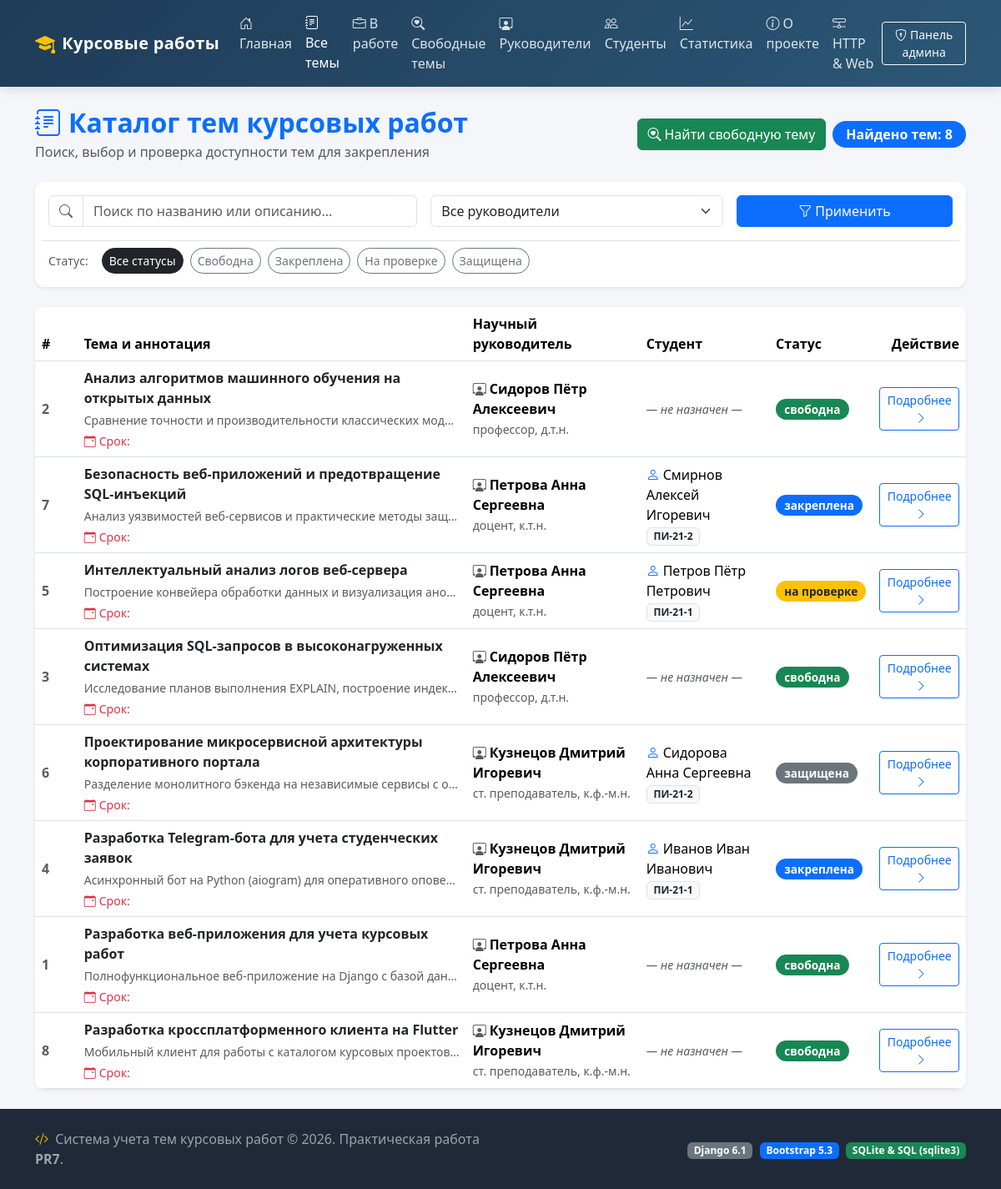
The app's page /coursework/topics/ with its own data.
### coursework/views.py (the view)
# urls.py: path("topics/", views.topic_list, name="topic_list"),
def topic_list(request: HttpRequest) -> HttpResponse:
    query = request.GET.get("q", "").strip()
    status_filter = request.GET.get("status", "").strip()
    supervisor_filter = request.GET.get("supervisor", "").strip()
    conn = get_connection(DB_PATH)
    conn.row_factory = sqlite3.Row
    sql = """
        SELECT
            t.id,
            t.title,
            t.description,
            t.status,
            t.deadline,
            sv.id AS supervisor_id,
            sv.full_name AS supervisor_name,
            sv.degree AS supervisor_degree,
            sv.position AS supervisor_position,
            sv.email AS supervisor_email,
            s.id AS student_id,
            s.full_name AS student_name,
            s.group_name AS student_group,
            s.email AS student_email
        FROM topics t
        JOIN supervisors sv ON t.supervisor_id = sv.id
        LEFT JOIN students s ON t.student_id = s.id
        WHERE (? = '' OR t.title LIKE ? OR t.description LIKE ?)
          AND (? = '' OR t.status = ?)
          AND (? = '' OR t.supervisor_id = ?)
        ORDER BY t.title ASC;
    """
    like_q = f"%{query}%"
    params = [
        query,
        like_q,
        like_q,
        status_filter,
        status_filter,
        supervisor_filter,
        supervisor_filter,
    ]
    rows = conn.execute(sql, params).fetchall()
    supervisors_rows = conn.execute(
        "SELECT id, full_name, degree FROM supervisors ORDER BY full_name ASC"
    ).fetchall()
    conn.close()
    topics = [TopicItem(r) for r in rows]
    context = {
        "title": "Каталог тем курсовых работ",
        "topics": topics,
        "query": query,
        "current_status": status_filter,
        "current_supervisor": supervisor_filter,
        "statuses": STATUS_CHOICES,
        "supervisors": supervisors_rows,
        "total_found": len(topics),
    }
    return render(request, "coursework/topic_list.html", context)

### coursework/views.py (called while the page is built)
    @property
    def supervisor(self):
        if not self.supervisor_name:
            return None
        return {
            "id": self.supervisor_id,
            "full_name": self.supervisor_name,
            "degree": self.supervisor_degree,
            "position": self.supervisor_position,
            "email": self.supervisor_email,
        }

    @property
    def student(self):
        if not self.student_name:
            return None
        return {
            "id": self.student_id,
            "full_name": self.student_name,
            "group_name": self.student_group,
            "email": self.student_email,
        }

    @property
    def status_badge_class(self) -> str:
        mapping = {
            "свободна": "success",
            "закреплена": "primary",
            "на проверке": "warning text-dark",
            "защищена": "secondary",
        }
        return mapping.get(self.status, "info")

    @property
    def get_status_display(self) -> str:
        return self.status

    def __getitem__(self, key: str) -> Any:
        return self._row[key]

### db/database.py (called while the page is built)
def get_connection(db_path: str | Path | None = None) -> sqlite3.Connection:
    target_path = str(db_path) if db_path else DB_PATH
    os.makedirs(os.path.dirname(target_path), exist_ok=True)
    conn = sqlite3.connect(target_path)
    conn.execute("PRAGMA foreign_keys = ON")
    return conn

### templates/coursework/topic_list.html (shortened to what this page needs)
{% extends "base.html" %}
{% block content %}
<div class="d-flex flex-wrap justify-content-between align-items-center mb-4 gap-3">
    <div>
        <h2 class="fw-bold mb-1 text-primary">
            <i class="bi bi-journal-text me-2"></i>Каталог тем курсовых работ
        </h2>
        <p class="text-muted mb-0">Поиск, выбор и проверка доступности тем для закрепления</p>
    </div>
    <div class="d-flex flex-wrap gap-2 align-items-center">
        <a href="{% url 'coursework:available' %}" class="btn btn-success">
            <i class="bi bi-search-heart me-1"></i>Найти свободную тему
        </a>
        <span class="badge bg-primary fs-6 px-3 py-2 rounded-pill">
            Найдено тем: {{ total_found }}
        </span>
    </div>
</div>
<div class="card p-3 shadow-sm mb-4">
    <form method="get" action="{% url 'coursework:topic_list' %}" class="row g-3 align-items-center">
        <div class="col-md-5">
            <div class="input-group">
                <span class="input-group-text bg-white"><i class="bi bi-search text-muted"></i></span>
                <input type="text" name="q" value="{{ query }}" class="form-control" placeholder="Поиск по названию или описанию...">
            </div>
        </div>
        <div class="col-md-4">
            <select name="supervisor" class="form-select">
                <option value="">Все руководители</option>
            </select>
        </div>
        <div class="col-md-3 d-flex gap-2">
            <button type="submit" class="btn btn-primary w-100">
                <i class="bi bi-funnel me-1"></i>Применить
            </button>
        </div>
        <div class="col-12 pt-2 border-top">
            <div class="d-flex flex-wrap gap-2 align-items-center">
                <span class="text-muted small me-2">Статус:</span>
                <a href="?{% if query %}q={{ query }}&{% endif %}{% if current_supervisor %}supervisor={{ current_supervisor }}{% endif %}"
                   class="btn btn-sm {% if not current_status %}btn-dark{% else %}btn-outline-secondary{% endif %} rounded-pill">
                    Все статусы
                </a>
                {% for status_val, status_name in statuses %}
                <a href="?status={{ status_val }}{% if query %}&q={{ query }}{% endif %}{% if current_supervisor %}&supervisor={{ current_supervisor }}{% endif %}"
                   class="btn btn-sm {% if current_status == status_val %}btn-primary{% else %}btn-outline-secondary{% endif %} rounded-pill">
                    {{ status_name }}
                </a>
                {% endfor %}
            </div>
        </div>
    </form>
</div>
<div class="card shadow-sm">
    <div class="card-body p-0">
        <div class="table-responsive">
            <table class="table table-hover align-middle mb-0 table-custom">
                <thead>
                    <tr>
                        <th style="width: 5%;">#</th>
                        <th style="width: 40%;">Тема и аннотация</th>
                        <th style="width: 20%;">Научный руководитель</th>
                        <th style="width: 15%;">Студент</th>
                        <th style="width: 10%;">Статус</th>
                        <th style="width: 10%;" class="text-end">Действие</th>
                    </tr>
                </thead>
                <tbody>
                    {% for topic in topics %}
                    <tr>
                        <td class="fw-bold text-muted">{{ topic.id }}</td>
                        <td>
                            <a href="{% url 'coursework:topic_detail' topic.id %}" class="fw-bold text-decoration-none text-dark d-block mb-1">
                                {{ topic.title }}
                            </a>
                            {% if topic.description %}
                            <small class="text-muted d-block text-truncate" style="max-width: 450px;">
                                {{ topic.description }}
                            </small>
                            {% endif %}
                            {% if topic.deadline %}
                            <div class="small text-danger mt-1">
                                <i class="bi bi-calendar-event me-1"></i>Срок: {{ topic.deadline|date:"d.m.Y" }}
                            </div>
                            {% endif %}
                        </td>
                        <td>
                            <div><i class="bi bi-person-workspace text-muted me-1"></i><strong>{{ topic.supervisor.full_name }}</strong></div>
                            <small class="text-muted">{{ topic.supervisor.position }}, {{ topic.supervisor.degree }}</small>
                        </td>
                        <td>
                            {% if topic.student %}
                                <div><i class="bi bi-person text-primary me-1"></i>{{ topic.student.full_name }}</div>
                                <span class="badge bg-light text-dark border">{{ topic.student.group_name }}</span>
                            {% else %}
                                <span class="text-muted small fst-italic">— не назначен —</span>
                            {% endif %}
                        </td>
                        <td>
                            <span class="badge bg-{{ topic.status_badge_class }} badge-status">
                                {{ topic.get_status_display }}
                            </span>
                        </td>
                        <td class="text-end">
                            <a href="{% url 'coursework:topic_detail' topic.id %}" class="btn btn-sm btn-outline-primary">
                                Подробнее <i class="bi bi-chevron-right ms-1"></i>
                            </a>
                        </td>
                    </tr>
                    {% endfor %}
                </tbody>
            </table>
        </div>
    </div>
</div>
{% endblock %}

### static/css/style.css (style rules this page uses)
:root { --primary-color: #2b5876; --secondary-color: #4e4376; --accent-color: #0d6efd; --bg-light: #f8f9fa; }
body { background-color: #f4f6f9; font-family: system-ui, -apple-system, "Segoe UI", Roboto, "Helvetica Neue", Arial, sans-serif; min-height: 100vh; display: flex; flex-direction: column; }
.card { border: none; border-radius: 12px; box-shadow: 0 4px 15px rgba(0, 0, 0, 0.05); transition: transform 0.2s ease, box-shadow 0.2s ease; }
.badge-status { font-size: 0.85rem; padding: 0.4em 0.75em; border-radius: 20px; font-weight: 600; }
.table-custom { background: #ffffff; border-radius: 10px; overflow: hidden; }
.table-custom thead { background-color: #eef2f7; color: #334155; font-weight: 600; }

### records on screen
supervisors: id "2", title "Анализ алгоритмов машинного обучения на открытых данных", description "Сравнение точности и производительности классических мод…", supervisor.full_name "Сидоров Пётр Алексеевич", supervisor.position "профессор", supervisor.degree "д.т.н.", shows "— не назначен —", status "свободна", id "3", title "Оптимизация SQL-запросов в высоконагруженных системах", description "Исследование планов выполнения EXPLAIN, построение индек…"
supervisors: id "5", title "Интеллектуальный анализ логов веб-сервера", description "Построение конвейера обработки данных и визуализация ано…", supervisor.full_name "Петрова Анна Сергеевна", supervisor.position "доцент", supervisor.degree "к.т.н.", student.full_name "Петров Пётр Петрович", student.group_name "ПИ-21-1", status "на проверке", id "1", title "Разработка веб-приложения для учета курсовых работ", description "Полнофункциональное веб-приложение на Django c базой дан…", shows "— не назначен —", status "свободна"

### other values on screen
{{ total_found }} "8"
{{ status_name }} "Свободна" "Закреплена" "На проверке" "Защищена"
{{ topic.id }} "7" "6" "4" "8"
{{ topic.title }} "Безопасность веб-приложений и предотвращение SQL-инъекций" "Проектирование микросервисной архитектуры корпоративного портала" "Разработка Telegram-бота для учета студенческих заявок" "Разработка кроссплатформенного клиента на Flutter"
{{ topic.description }} "Анализ уязвимостей веб-сервисов и практические методы защ…" "Разделение монолитного бэкенда на независимые сервисы с о…" "Асинхронный бот на Python (aiogram) для оперативного опове…" "Мобильный клиент для работы с каталогом курсовых проектов…"
{{ topic.supervisor.full_name }} "Петрова Анна Сергеевна" "Кузнецов Дмитрий Игоревич" "Кузнецов Дмитрий Игоревич" "Кузнецов Дмитрий Игоревич"
{{ topic.supervisor.position }} "доцент" "ст. преподаватель" "ст. преподаватель" "ст. преподаватель"
{{ topic.supervisor.degree }} "к.т.н." "к.ф.-м.н." "к.ф.-м.н." "к.ф.-м.н."
{{ topic.student.full_name }} "Смирнов Алексей Игоревич" "Сидорова Анна Сергеевна" "Иванов Иван Иванович"
{{ topic.student.group_name }} "ПИ-21-2" "ПИ-21-2" "ПИ-21-1"
{{ topic.get_status_display }} "закреплена" "защищена" "закреплена" "свободна"
